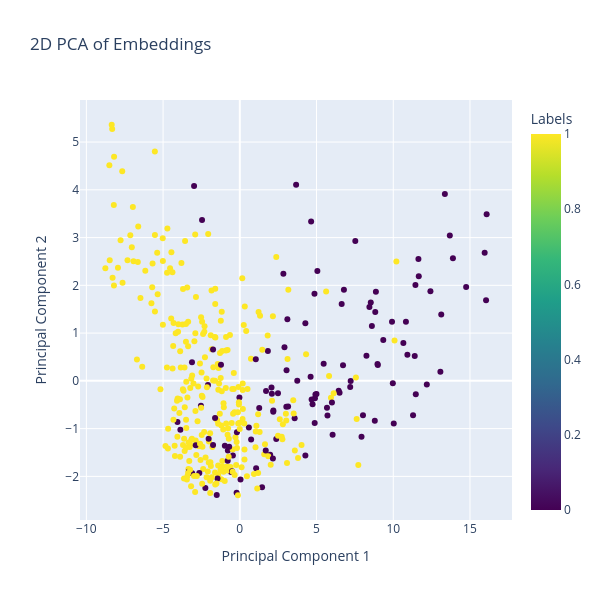

The code cell stored with this chart in its notebook:
### Code cell
import numpy as np
import pandas as pd
from sklearn.decomposition import PCA
import plotly.express as px
from sklearn.preprocessing import LabelEncoder
# Step 1: Perform PCA
pca = PCA(n_components=2)  # Reduce to 2 dimensions
embeddings_pca = pca.fit_transform(all_embeds)

# Step 2: Create a DataFrame for plotting
df = pd.DataFrame(embeddings_pca, columns=['PC1', 'PC2'])
df['Labels'] = all_labels  # Add original labels

# Step 3: Create an interactive 2D scatter plot with Plotly
fig = px.scatter(df, x='PC1', y='PC2', color='Labels',
                 title='2D PCA of Embeddings',
                 color_continuous_scale=px.colors.sequential.Viridis)

# Add appropriate labels
fig.update_layout(
    xaxis_title='Principal Component 1',
    yaxis_title='Principal Component 2',
    width=600,  # Set the desired width for the figure
    height=600  # Set the same height for a square shape
)

# Step 4: Show the plot
fig.show()

### Figure 1 — Plotly figure (JSON) as saved in the notebook; plotly's stock layout.template omitted (floating-point values rounded to 4 significant figures; data arrays with more than 128 entries replaced by an {"elided": "..."} marker saying what was removed)
{"data": [{"hovertemplate": "PC1=%{x}<br>PC2=%{y}<br>Labels=%{marker.color}<extra></extra>", "legendgroup": "", "marker": {"color": {"elided": "400 int values"}, "coloraxis": "coloraxis", "symbol": "circle"}, "mode": "markers", "name": "", "orientation": "v", "showlegend": false, "type": "scatter", "x": {"elided": "400 float values"}, "xaxis": "x", "y": {"elided": "400 float values"}, "yaxis": "y"}], "layout": {"coloraxis": {"colorbar": {"title": {"text": "Labels"}}, "colorscale": [[0, "#440154"], [0.1111, "#482878"], [0.2222, "#3e4989"], [0.3333, "#31688e"], [0.4444, "#26828e"], [0.5556, "#1f9e89"], [0.6667, "#35b779"], [0.7778, "#6ece58"], [0.8889, "#b5de2b"], [1, "#fde725"]]}, "height": 600, "legend": {"tracegroupgap": 0}, "title": {"text": "2D PCA of Embeddings"}, "width": 600, "xaxis": {"anchor": "y", "domain": [0, 1], "title": {"text": "Principal Component 1"}}, "yaxis": {"anchor": "x", "domain": [0, 1], "title": {"text": "Principal Component 2"}}}}
